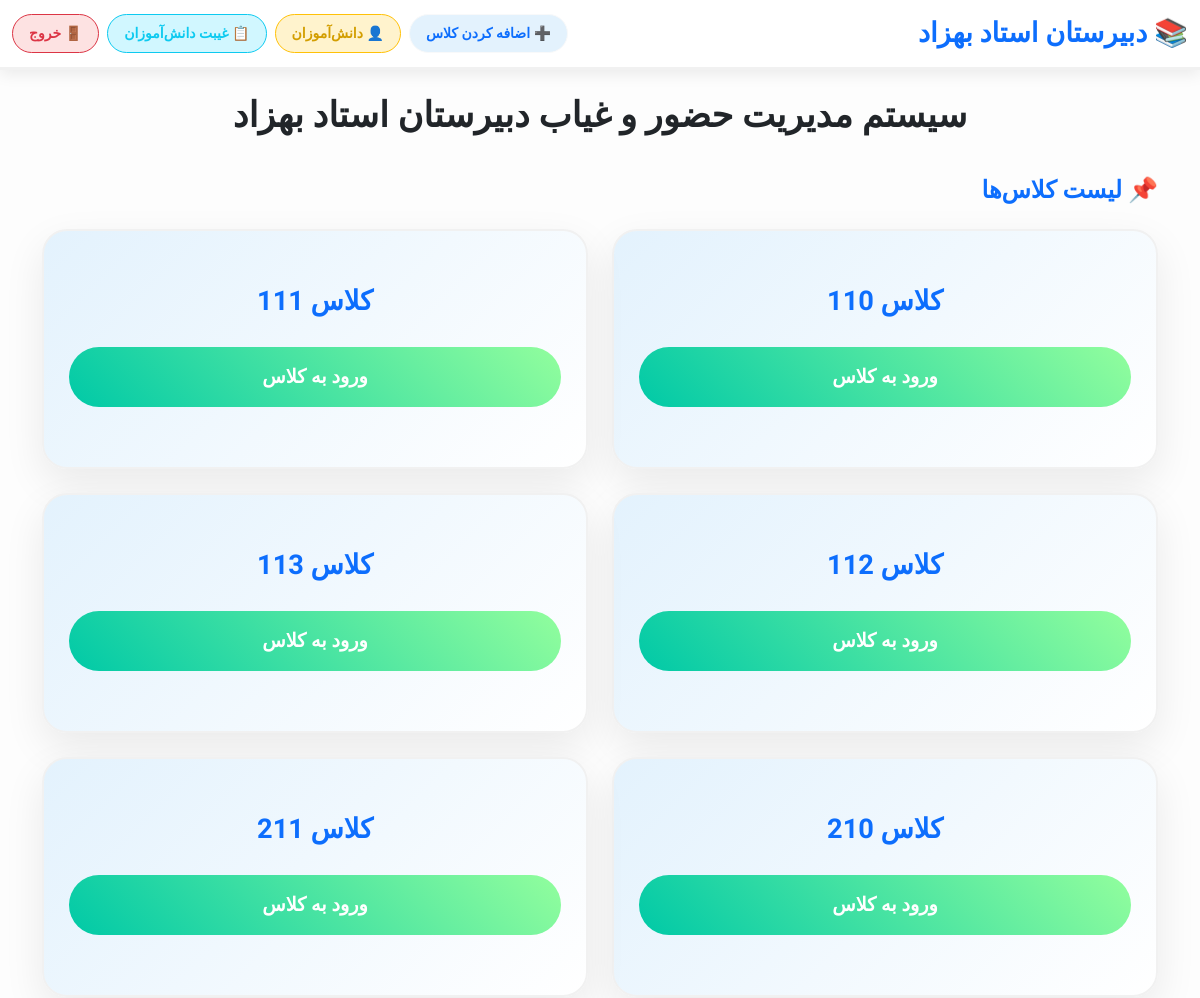
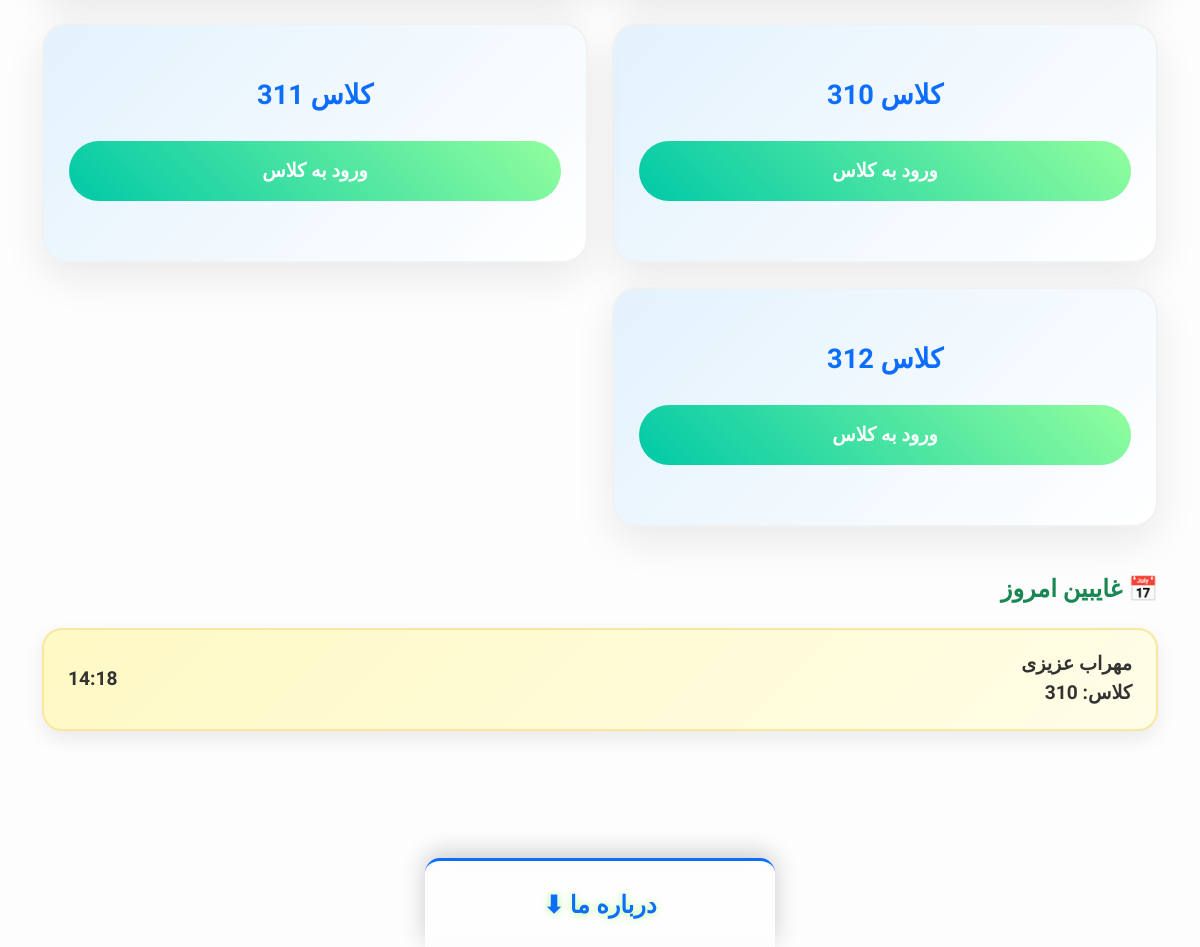
The page / on the database its author committed (2 pictures, top to bottom).
### app.py (models this page shows)
class Class(db.Model):
    id = db.Column(db.Integer, primary_key=True)
    name = db.Column(db.String(50), unique=True, nullable=False)
    students = db.relationship("Student", backref="class_", lazy=True, cascade="all, delete")

class Attendance(db.Model):
    id = db.Column(db.Integer, primary_key=True)
    student_id = db.Column(db.Integer, db.ForeignKey("student.id"), nullable=False)
    date = db.Column(db.Date, nullable=False)
    time = db.Column(db.Time, nullable=False)
    type = db.Column(db.String(20), nullable=False, default="absent")  # نوع: غیبت یا فرار

class Student(db.Model):
    id = db.Column(db.Integer, primary_key=True)
    firstname = db.Column(db.String(50), nullable=False)
    lastname = db.Column(db.String(50), nullable=False)
    parent_number = db.Column(db.String(20), nullable=False)
    class_id = db.Column(db.Integer, db.ForeignKey("class.id"), nullable=False)
    attendances = db.relationship("Attendance", backref="student", lazy=True, cascade="all, delete")

### app.py (the view)
@app.route("/")
@login_required
def index():
    classes = Class.query.order_by(Class.name).all()
    today = now_tehran().date()
    absents_today = Attendance.query.join(Student).join(Class).filter(Attendance.date==today).all()
    return render_template("index.html", classes=classes, absents_today=absents_today)

### app.py (called while the page is built)
def now_tehran():
    tz = pytz.timezone("Asia/Tehran")
    return datetime.now(tz)

def login_required(f):
    from functools import wraps
    @wraps(f)
    def decorated_function(*args, **kwargs):
        return f(*args, **kwargs)  # همیشه اجازه دسترسی
    return decorated_function

### templates/index.html (shortened to what this page needs)
<!DOCTYPE html>
<html lang="fa">
<head>
<link href="https://cdn.jsdelivr.net/npm/bootstrap@5.3.2/dist/css/bootstrap.rtl.min.css" rel="stylesheet">
</head>
<body dir="rtl">
<nav class="navbar navbar-expand-lg">
<div class="container-fluid">
    <a class="navbar-brand" href="#">📚 دبیرستان استاد بهزاد</a>
    <div class="d-flex ms-auto">
        <a href="/add_class" class="btn btn-light btn-sm me-2">➕ اضافه کردن کلاس</a>
        <a href="/" class="btn btn-warning btn-sm me-2">👤 دانش‌آموزان</a>
        <a href="{{ url_for('student_absences') }}" class="btn btn-info btn-sm me-2">📋 غیبت دانش‌آموزان</a>
        <a href="/logout" class="btn btn-danger btn-sm">🚪 خروج</a>
    </div>
</div>
</nav>
<div class="container mt-4">
    <h2 class="text-center">سیستم مدیریت حضور و غیاب دبیرستان استاد بهزاد</h2>
    <h4 class="mb-4 fw-bold text-primary">📌 لیست کلاس‌ها</h4>
    <div class="row g-4 mb-5">
        {% if classes %}
            {% for class_ in classes %}
            <div class="col-md-6 col-12">
                <a href="{{ url_for('view_class', class_id=class_.id) }}" class="text-decoration-none">
                    <div class="class-card">
                        <div class="class-name">کلاس {{ class_.name }}</div>
                        <button class="btn btn-class-enter w-100">ورود به کلاس</button>
                    </div>
                </a>
            </div>
            {% endfor %}
        {% else %}
            <p class="text-center w-100 text-muted">هیچ کلاسی ثبت نشده است.</p>
        {% endif %}
    </div>
    <h4 class="mb-4 fw-bold text-success">📅 غایبین امروز</h4>
    <div class="row g-3 mb-5">
        {% if absents_today %}
            {% for attendance in absents_today %}
            <div class="col-12">
                <div class="absent-item">
                    <div>
                        <strong>{{ attendance.student.firstname }} {{ attendance.student.lastname }}</strong><br>
                        کلاس: {{ attendance.student.class_.name }}
                    </div>
                    <span>{{ attendance.time.strftime('%H:%M') }}</span>
                </div>
            </div>
            {% endfor %}
        {% else %}
            <p class="text-center text-muted w-100">هنوز هیچ غایبی ثبت نشده است.</p>
        {% endif %}
    </div>
</div>
<div id="about-us-footer">
    <div id="about-us-toggle">درباره ما ⬇</div>
</div>
</body>
</html>

### templates/index.html (style rules this page uses)
body { font-family: 'Vazirmatn', Tahoma, sans-serif; background: #fdfdfd; color: #212529; padding-bottom: 150px; overflow-x: hidden; }
.navbar { background: #ffffff !important; border-bottom: 3px solid #f1f1f1; box-shadow: 0 4px 15px rgba(0,0,0,0.08); }
.navbar-brand { font-weight: 900; font-size: 1.7rem; color: #0d6efd !important; }
.navbar .btn { border-radius: 50px; font-weight: 700; padding: 0.5rem 1rem; transition: all 0.3s ease; }
.navbar .btn-light { background: #e3f2fd; color: #0d6efd; }
.navbar .btn-warning { background: #fff3cd; color: #d39e00; }
.navbar .btn-info { background: #d1f7ff; color: #0dcaf0; }
.navbar .btn-danger { background: #fde2e2; color: #dc3545; }
h2 { font-weight: 900; color: #212529; font-size: 2.2rem; margin-bottom: 2.5rem; }
.class-card { border-radius: 25px; padding: 50px 25px; text-align: center; color: #212529; background: linear-gradient(135deg,#e3f2fd,#ffffff); box-shadow: 0 15px 40px rgba(0,0,0,0.08); border: 2px solid #f1f1f1; transition: transform 0.4s ease, box-shadow 0.4s ease; min-height: 240px; }
.class-name { font-size: 1.7rem; font-weight: 800; margin-bottom: 25px; color: #0d6efd; }
.btn-class-enter { border-radius: 50px; font-weight: 700; padding: 1rem 2rem; font-size: 1.2rem; background: linear-gradient(45deg,#00c9a7,#92fe9d); color: #fff; border: none; transition: all 0.3s ease; }
.absent-item { display: flex; justify-content: space-between; align-items: center; padding: 1.3rem 1.5rem; font-size: 1.2rem; font-weight: 700; border-radius: 20px; margin-bottom: 18px; background: linear-gradient(135deg,#fff9c4,#fffde7); color: #333; border: 2px solid #f9e79f; box-shadow: 0 8px 20px rgba(0,0,0,0.08); transition: transform 0.3s ease, box-shadow 0.3s ease; }
#about-us-footer { position: relative; width: 100%; background: linear-gradient(135deg,#e3f2fd,#ffffff); border-top: 3px solid #0d6efd; text-align: center; font-family: 'Creepster', cursive; box-shadow: 0 -5px 20px rgba(0,0,0,0.15); padding: 10px 0; overflow: hidden; transition: height 0.5s ease; }
#about-us-toggle { cursor: pointer; font-weight: bold; color: #0d6efd; font-size: 1.5rem; text-shadow: 0 0 8px #a7ff83; transition: all 0.3s ease; }
#about-us-footer { position: fixed; bottom: 0; left: 50%; transform: translateX(-50%); width: 350px; background: rgba(255, 255, 255, 0.15); backdrop-filter: blur(12px); border-radius: 15px 15px 0 0; box-shadow: 0 -5px 25px rgba(0,0,0,0.2); overflow: hidden; font-family: 'Segoe UI', Tahoma, Geneva, Verdana, sans-serif; transition: height 0.5s ease, box-shadow 0.3s ease; cursor: pointer; }
#about-us-toggle { padding: 15px 20px; font-weight: bold; text-align: center; background: rgba(255, 255, 255, 0.25); backdrop-filter: blur(10px); transition: background 0.3s ease, color 0.3s ease; }

### rows shown on the page
Class: name "110"
Class: name "111"
Class: name "112"
Class: name "113"
Class: name "210"
Class: name "211"
Class: name "310"
Class: name "311"
Class: name "312"
Attendance: student.firstname "مهراب", student.lastname "عزیزی", student.class_.name "310", time "14:18"
